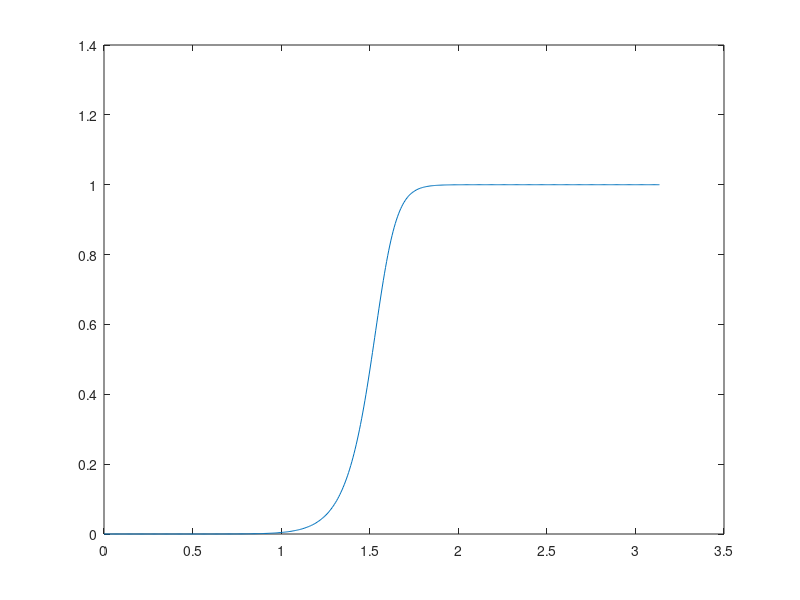

Reproduce this figure in MATLAB.
clc;
close all;

    
    
    fc=200;
    fs=2*fc;
    Wn=fc/fs;
    [num,den]=butter(9,Wn,'high');
    sys = tf(num,den,1)
    [h,w]=freqz(num,den);
    figure(1)
    plot(w,abs(h))
    hold on 
    

hold off
